Frame 1 (no input): blank canvas, image omitted
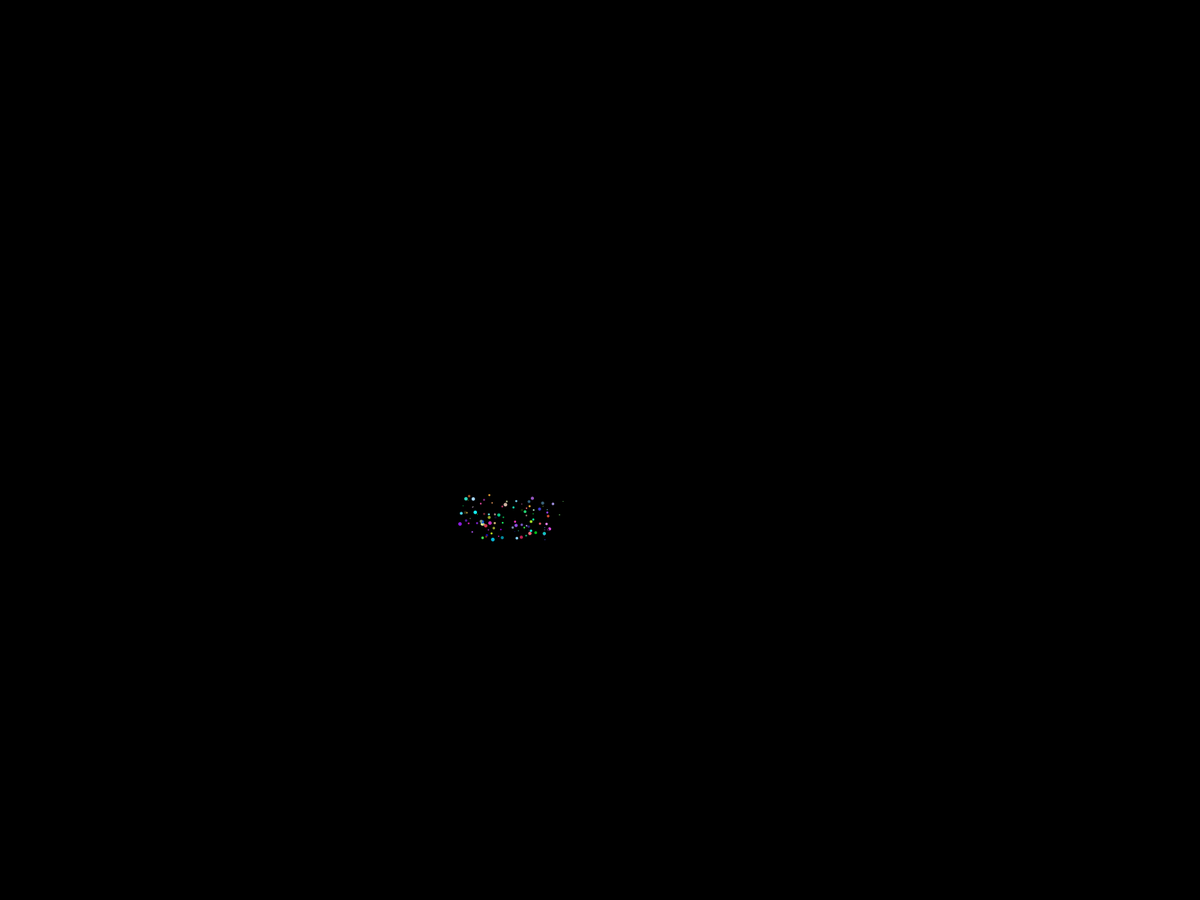
Frame 60 (the mouse pressed at the canvas centre just before this capture)
Frame 120 (the mouse held since frame 60 and released just before this capture): blank canvas, image omitted

The Processing sketch that drew this single still picture (run headless with seeded random() and noise(); from frame 60 on, the mouse is pressed at the canvas centre):

// Processing sketch: bouncing_balls_object3
// ── bouncing_balls_object3.pde
Ball[] balls = new Ball[100];

void setup() {
  //size(400, 500);
  fullScreen();
  background(0);
  for (int i=0; i<balls.length; i++) {
    balls[i] = new Ball();
  }
}

void draw() {
  background(0);
  for (int i=0; i<balls.length; i++) {
    balls[i].move();
    balls[i].zigzag();
    //balls[i].bounce();
    balls[i].reappear();
    balls[i].display();
  }
}










class Ball {
  float x;
  float y;
  float dia;
  float xSpd;
  float ySpd;
  float r, g, b;
  
  Ball() {
    x = width/2;
    y = height/2;
    dia = random(1, 5);
    xSpd = random(-3, -1);
    ySpd = random(1, 2);
    r = random(255);
    g = random(255);
    b = random(255);
  }
  
  void display() {
    noStroke();
    fill(r, g, b);
    ellipse(x, y, dia, dia);
  }
  void move() {
    x += xSpd;
    y += ySpd;
  }
  void zigzag() {
    x += random(-2,2);
    //y += random(-2,2);
  }
  void bounce() {
    if (x < 0 || x > width) {
      xSpd *= -1;
    }
    if (y < 0 || y > height) {
      ySpd *= -1;
    }
  }
  void reappear() {
    // x!
    if (x < 0) {
      x = width;
    }
    else if (x > width) {
      x = 0;
    }
    // y!
    if (y < 0) {
      y = height;
    }
    else if (y > height) {
      y = 0;
    }
  }
}
